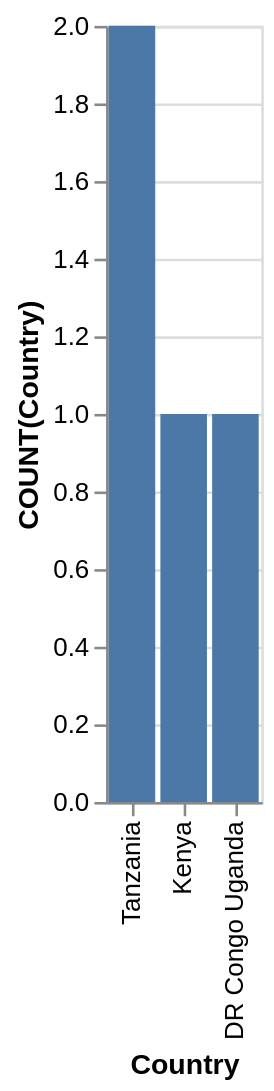

Specify this chart in Vega-Lite:
### Vega-Lite specification from a JSON file in a GitHub repository (floating-point values rounded to 4 significant figures)
{"data": {"values": [{"x_data": "Tanzania", "y_data": 2}, {"x_data": "Kenya", "y_data": 1}, {"x_data": "DR Congo Uganda", "y_data": 1}]}, "mark": "bar", "encoding": {"x": {"field": "x_data", "type": "nominal", "title": "Country", "sort": "descending"}, "y": {"field": "y_data", "type": "quantitative", "title": "COUNT(Country)"}}}
